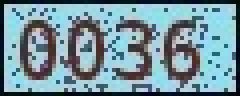
#> input picture yy.png, 60 x 24 px (shown 4 times larger)
$ python test20.py
#> lines starting #> are read from the running program, lines starting #| are printed output that depends on the picture; after the words box and inside, x2 and y2 are one past the last pixel; in counts of white or black regions, pixels touching at a corner belong together
__author__ = 'ypw'

import cv2
import numpy as np
from matplotlib import pylab as pl


def lmt(val):
    if val > 255:
        return 255
    else:
        return val

img = cv2.imread("yy.png")
#> img is the input picture: shape (24, 60, 3); mean B, G, R 158.3, 148.3, 118.3
pl.subplot(231), pl.title('raw'), pl.imshow(cv2.cvtColor(img, cv2.COLOR_BGR2RGB))

blur = cv2.medianBlur(img, 3)
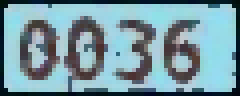
#> blur: shape (24, 60, 3) (shown 4 times larger); mean B, G, R 162.5, 152.7, 119.9
pl.subplot(232), pl.title('blur'), pl.imshow(cv2.cvtColor(blur, cv2.COLOR_BGR2RGB))

ret, bw = cv2.threshold(blur, 100, 255, cv2.THRESH_BINARY)
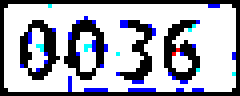
#> bw: shape (24, 60, 3) (shown 4 times larger); mean B, G, R 180.4, 168.9, 167.2
pl.subplot(233), pl.title('bw'), pl.imshow(bw)

hsv = cv2.cvtColor(bw, cv2.COLOR_BGR2HSV)
#> hsv: shape (24, 60, 3); mean H, S, V 6.2, 14, 180.8
arange = 2
point = hsv[5][3]
#> point = [0, 0, 255]
lower = np.array([lmt(point[0] - arange), lmt(point[1] - arange), lmt(point[2] - arange)])
#> lower = [-2, -2, 253]
upper = np.array([lmt(point[0] + arange), lmt(point[1] + arange), lmt(point[2] + arange)])
#> upper = [2, 2, 255]
mask = cv2.inRange(hsv, lower, upper)
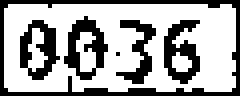
#> mask: shape (24, 60) (shown 4 times larger); 65.4% white; black in thin lines or dots
pl.subplot(234), pl.title('hsv'), pl.imshow(cv2.cvtColor(mask, cv2.COLOR_GRAY2RGB))

canny = cv2.Canny(blur, 50, 150)
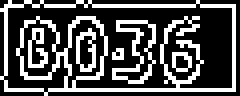
#> canny: shape (24, 60) (shown 4 times larger); 30.9% white in thin lines or dots
pl.subplot(235), pl.title('canny'), pl.imshow(cv2.cvtColor(canny, cv2.COLOR_GRAY2RGB))

pl.show()
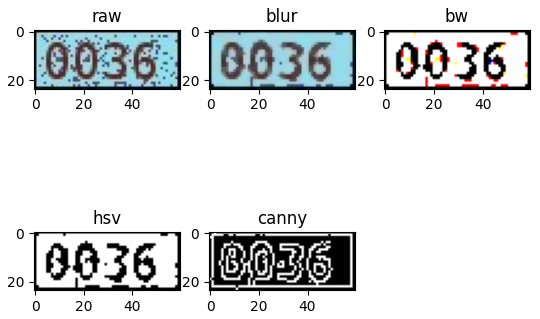
#> figure drawn by matplotlib, 5 panels

$ run again, with save1.png copied over yy.png
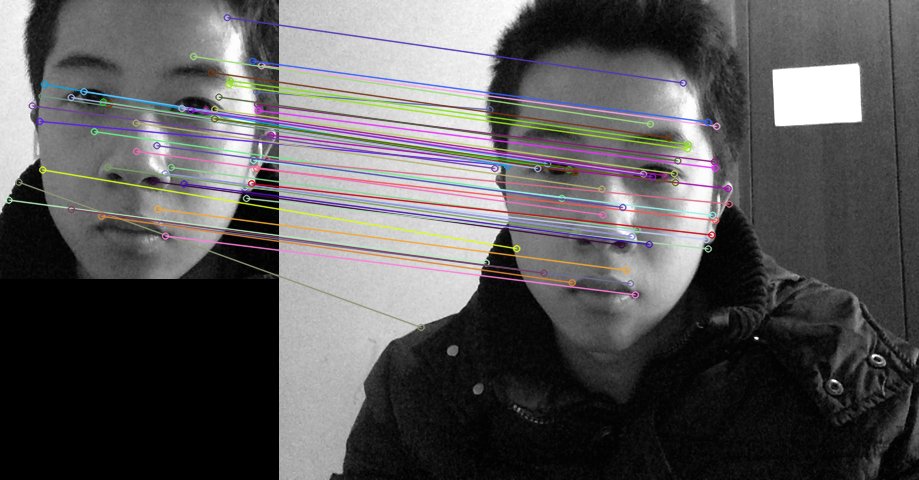
#> input picture save1.png, 919 x 480 px
#> img is the input picture: shape (480, 919, 3); mean B, G, R 88.7, 88, 89.5
#> hsv: shape (480, 919, 3); mean H, S, V 2.7, 8.1, 107.2
#> point = [0, 0, 255]
#> lower = [-2, -2, 253]
#> upper = [2, 2, 255]
#> `mask = cv2.inRange(hsv, lower, upper)`:
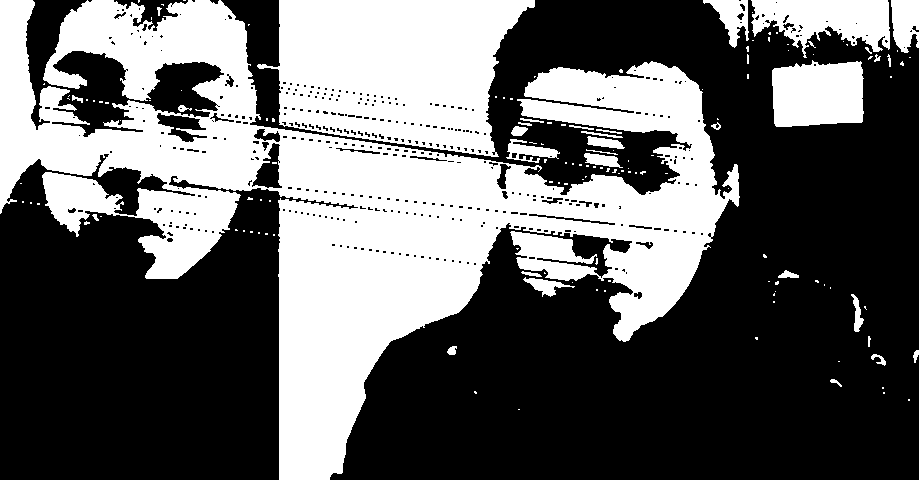
#> mask: shape (480, 919); 38.9% white; 145 white regions (113 under 20 px), largest, box (x1, y1, x2, y2) and area: (0, 0, 740, 480) 124714, (257, 0, 535, 157) 30581, (772, 60, 864, 127) 5426
#> `canny = cv2.Canny(blur, 50, 150)`:
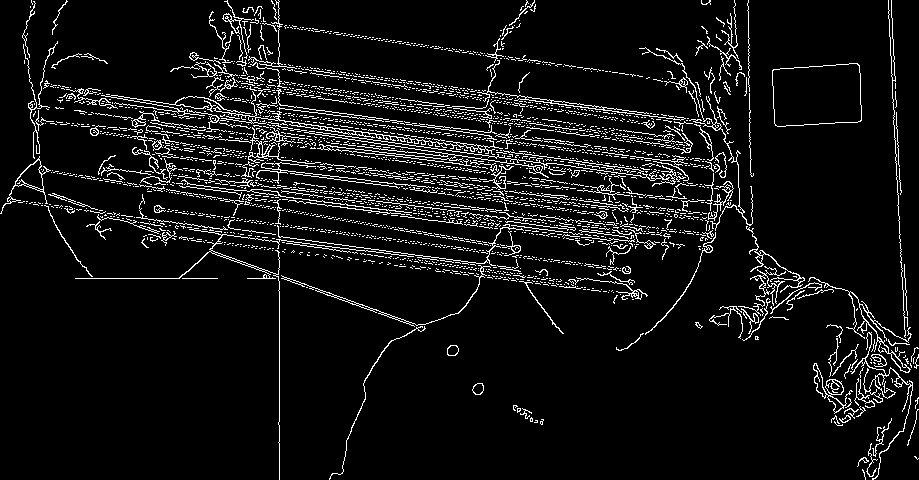
#> canny: shape (480, 919); 7.2% white in thin lines or dots

$ run again, with save2.png copied over yy.png
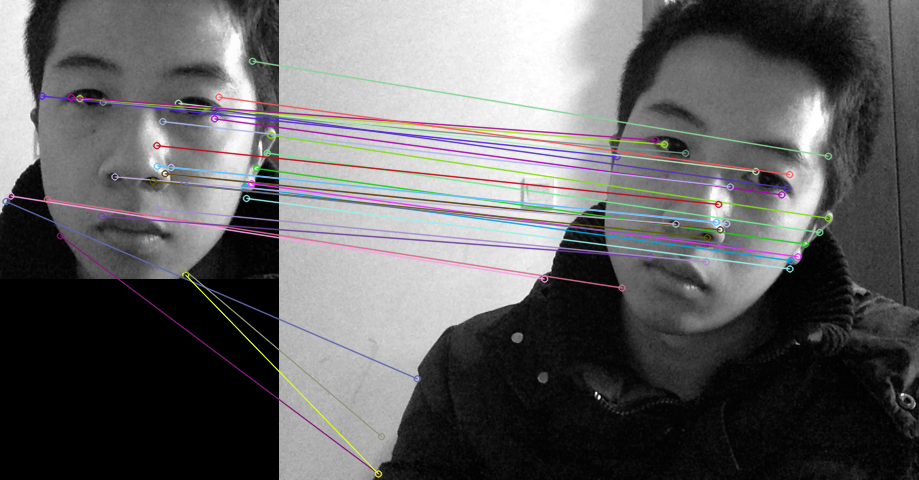
#> input picture save2.png, 919 x 480 px
#> img is the input picture: shape (480, 919, 3); mean B, G, R 98.6, 97.8, 98.4
#> hsv: shape (480, 919, 3); mean H, S, V 1.7, 5.2, 120.9
#> point = [0, 0, 255]
#> lower = [-2, -2, 253]
#> upper = [2, 2, 255]
#> `mask = cv2.inRange(hsv, lower, upper)`:
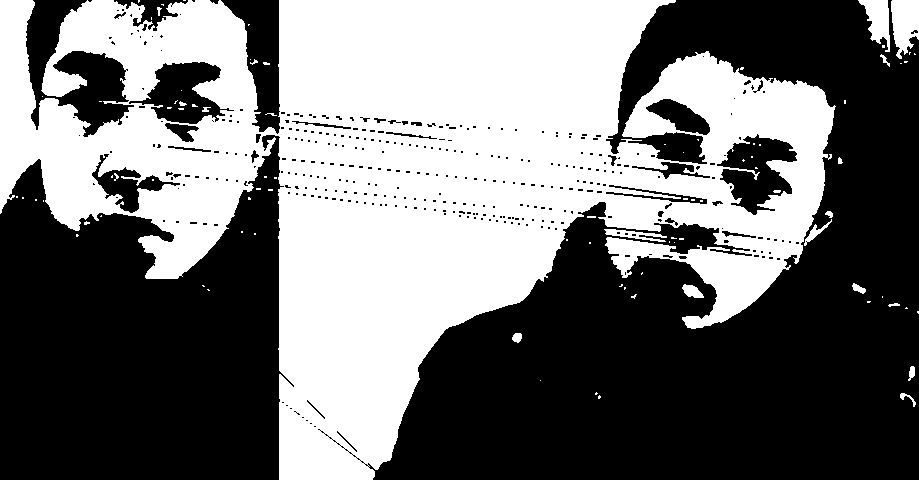
#> mask: shape (480, 919); 45.4% white; 89 white regions (69 under 20 px), largest, box (x1, y1, x2, y2) and area: (0, 0, 836, 480) 196334, (891, 0, 919, 59) 1217, (858, 0, 890, 52) 894
#> `canny = cv2.Canny(blur, 50, 150)`:
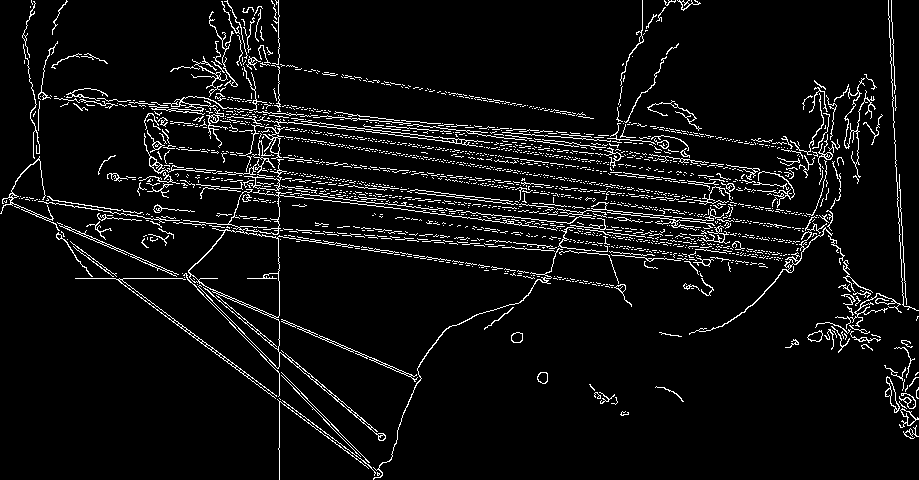
#> canny: shape (480, 919); 6.1% white in thin lines or dots
